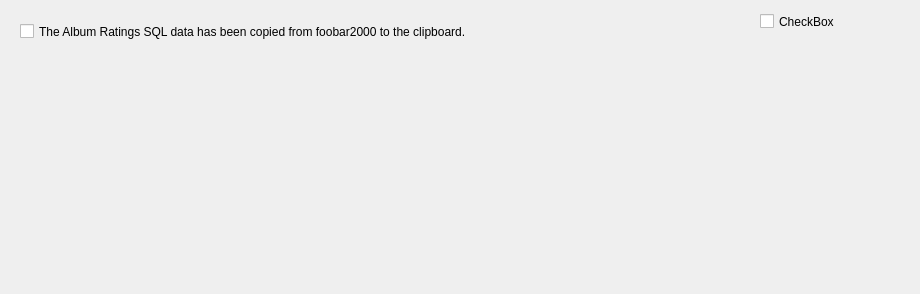
<?xml version="1.0" encoding="UTF-8"?>
<ui version="4.0">
 <class>muzeRaterFoobar2000WizardPage</class>
 <widget class="QWizardPage" name="muzeRaterFoobar2000WizardPage">
  <property name="geometry">
   <rect>
    <x>0</x>
    <y>0</y>
    <width>920</width>
    <height>294</height>
   </rect>
  </property>
  <property name="windowTitle">
   <string>WizardPage</string>
  </property>
  <property name="autoFillBackground">
   <bool>false</bool>
  </property>
  <property name="title">
   <string>foobar2000 Database</string>
  </property>
  <property name="subTitle">
   <string>In the foobar2000 application, execute the &quot;Album Rater&quot; SQL query and right click and select &quot;Copy All&quot; to copy the data to the clipboard. Then check the checkbox on this page to continue.</string>
  </property>
  <widget class="QCheckBox" name="foobar2000ClipboardCheckedCheckBox">
   <property name="geometry">
    <rect>
     <x>20</x>
     <y>20</y>
     <width>871</width>
     <height>23</height>
    </rect>
   </property>
   <property name="text">
    <string>The Album Ratings SQL data has been copied from foobar2000 to the clipboard.</string>
   </property>
  </widget>
  <widget class="QCheckBox" name="isFoobar2000ValidCheckBox">
   <property name="enabled">
    <bool>true</bool>
   </property>
   <property name="geometry">
    <rect>
     <x>760</x>
     <y>10</y>
     <width>101</width>
     <height>23</height>
    </rect>
   </property>
   <property name="focusPolicy">
    <enum>Qt::NoFocus</enum>
   </property>
   <property name="text">
    <string>CheckBox</string>
   </property>
   <property name="checked">
    <bool>false</bool>
   </property>
  </widget>
 </widget>
 <resources/>
 <connections/>
</ui>
